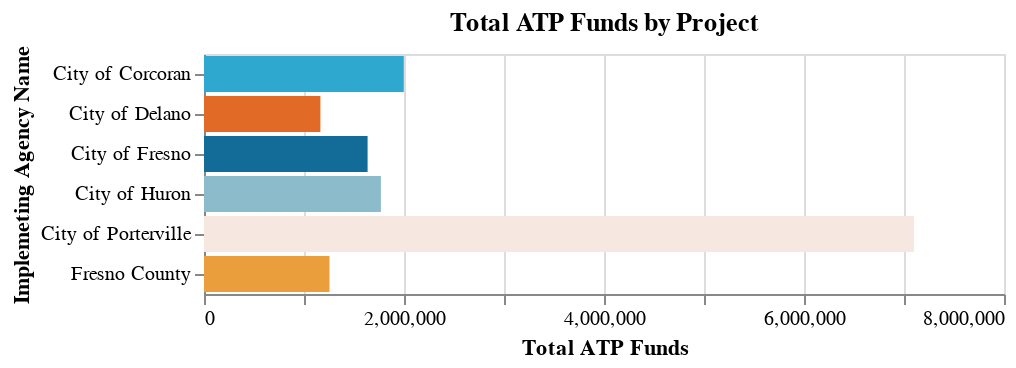

The cell this chart's notebook holds for it:
### Markdown cell above
### District 6 - Frenso

### Code cell
_report_utils.map_dist_proj(funded, df, df_map, 6)
